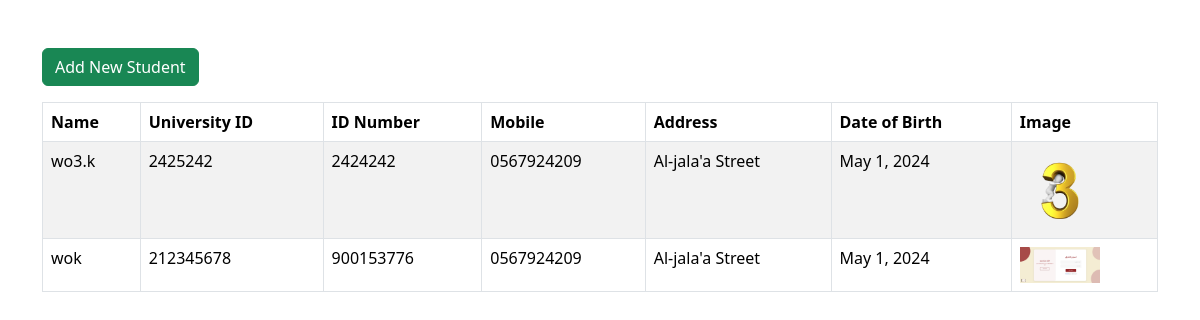
The page /forms/list/ on the database its author committed.
### forms/models.py (models this page shows, shortened)
class Student(models.Model):
    name = models.CharField(max_length=100)
    university_id = models.BigIntegerField(unique=True)
    national_id = models.BigIntegerField()
    mobile = models.CharField(max_length=10)
    address = models.CharField(max_length=150)
    birth_date = models.DateField()
    image = models.ImageField(upload_to='students/')

### forms/views.py (the view)
# urls.py: path('list/', views.students_list, name='students_list'),
def students_list(request):
    students = Student.objects.all()
    return render(request, 'forms/students_list.html', {'students': students})

### Templates/forms/students_list.html
<link href="https://cdn.jsdelivr.net/npm/bootstrap@5.3.2/dist/css/bootstrap.min.css" rel="stylesheet">
<div class="container mt-5">
    <a href="{% url 'add_student' %}" class="btn btn-success mb-3">Add New Student</a>
    <table class="table table-bordered table-striped">
        <thead>
            <tr>
                <th>Name</th>
                <th>University ID</th>
                <th>ID Number</th>
                <th>Mobile</th>
                <th>Address</th>
                <th>Date of Birth</th>
                <th>Image</th>
            </tr>
        </thead>
        <tbody>
            {% for student in students %}
            <tr>
                <td>{{ student.name }}</td>
                <td>{{ student.university_id }}</td>
                <td>{{ student.national_id }}</td>
                <td>{{ student.mobile }}</td>
                <td>{{ student.address }}</td>
                <td>{{ student.birth_date }}</td>
                <td>
                    {% if student.image %}
                        <img src="{{ student.image.url }}" width="80">
                    {% endif %}
                </td>
            </tr>
            {% empty %}
            <tr>
                <td colspan="7" class="text-center">No students yet</td>
            </tr>
            {% endfor %}
        </tbody>
    </table>
</div>

### rows shown on the page
Student: name "wo3.k", university_id "2425242", national_id "2424242", mobile "0567924209", address "Al-jala'a Street", birth_date "May 1, 2024", image (picture)
Student: name "wok", university_id "212345678", national_id "900153776", mobile "0567924209", address "Al-jala'a Street", birth_date "May 1, 2024", image (picture)
